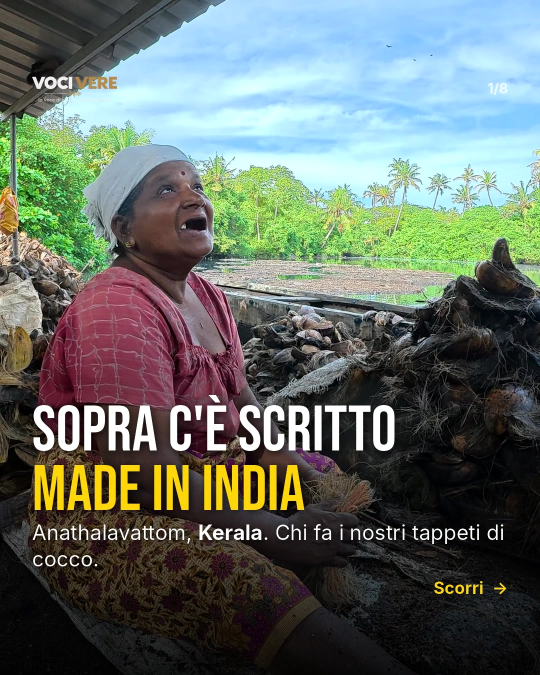
#> input picture copioni/caroselli/coir/01_YT.jpg, 1080 x 1350 px (shown at 1/2 size)
$ python -i build.py   (imports and definitions only)
#> lines starting #> are read from the running program, lines starting #| are printed output that depends on the picture
#!/usr/bin/env python3
"""Coir, le donne del coir di Anathalavattom (Chirayinkeezhu, Kerala), girato il 6/11.

    python3 projects/coir/build.py long|teaser|madeinindia|indietro|premilla|1975 [--preview]
Girato e voiceover in work/coir/raw (cartella Drive "Coir" 19zCOBK_aJ6a4SFwGffbZvDKUr-IXR8UA, rclone).
Script e testi di Copy in copioni/coir_testi.md ("SCRIPT FINALE v4" e "PER MONTAGGIO" dei verticali), musica della chat
Audio in projects/coir/audio/ (LEGGIMI), girato e scelte in projects/coir/girato.md.
Stesso motore del tè (projects/te/build.py): tagli sulla voce vera, voce pulita con RNNoise, B-roll muti.
Nuovo qui (Manuel 6/11): ogni clip parlata ha la voce portata allo stesso livello e sotto un filo del suo fondo, sempre
allo stesso livello basso (leveled()), così tra una clip e l'altra non cambia né la voce né il fondo.
"""
import glob, json, os, subprocess, sys
import numpy as np

ROOT = os.path.abspath(os.path.join(os.path.dirname(__file__), "..", ".."))
sys.path.insert(0, f"{ROOT}/tools")
from doc_render import Timeline, run, dur_of, ts, AFFTDN_FIX
from sigla import sigla_d
from voice_clean import cleaned
from reel_kit import Reel
import reel_close as RC

PREVIEW = "--preview" in sys.argv
WORK = f"{ROOT}/work/coir"
R = f"{WORK}/raw"
OUT = f"{WORK}/out"
VOCE = f"{WORK}/voce"
AUD = f"{ROOT}/projects/coir/audio"
VO = f"{R}/voiceoverlungo.m4a"
VOV = f"{R}/voiceoververticali.m4a"
# [1 line not run here, left out]
DEF = "eq=contrast=1.03:saturation=1.05"
MUS = 0.11                     # musica sotto il VO: ~25 dB sotto la voce (LEGGIMI di Audio)


def C(k):
    """Clip DJI per le ultime 4 cifre (es. "0540" = DJI_20261106082853_0540_D.MP4)."""
    m = glob.glob(f"{R}/DJI_20261106*_{k}_D.MP4")
    assert len(m) == 1, (k, m)
    return m[0]


# [1 line not run here, left out]


def words_of(src):
    return WORDS.get(os.path.basename(src), [])


# ---------------- voce allo stesso livello, fondo uguale e basso (Manuel 6/11) ----------------
VOICE_LUFS = -18.0
FLOOR_DB = -56.0               # fondo nelle pause, uguale per tutte le clip


def _pcm(path, af="anull", ch=1):
    return np.frombuffer(subprocess.run(["ffmpeg", "-v", "error", "-i", path, "-map", "0:a:0", "-ac", str(ch), "-ar", "48000",
                                         "-af", af, "-f", "f32le", "-"], capture_output=True, check=True).stdout, np.float32)


# [4 lines left out: function _lufs, not called in this run]


def leveled(src):
    """Voce pulita (RNNoise) a -18 LUFS con guadagno fisso, più il fondo della clip tenuto costante a -56 dB.
    Il fondo è il suono originale meno la voce pulita (sottrazione a blocchi di 0.5 s), portato con un guadagno lento
    (finestre di 0.4 s) sempre allo stesso livello basso: un tuk-tuk che passa non sale, una clip silenziosa non viene
    alzata oltre la voce (guadagno del fondo <= guadagno della voce - 8 dB). Stessi tempi della clip (labiale invariato)."""
    out = f"{VOCE}/liv4_{os.path.splitext(os.path.basename(src))[0]}.wav"
    if os.path.exists(out):
        return out
    cv = cleaned(src, VOCE)
    gv = VOICE_LUFS - _lufs(cv)
    x = _pcm(src, "highpass=f=100,highpass=f=100").astype(np.float64)
    c = _pcm(cv).astype(np.float64)
    n = min(len(x), len(c)); x, c = x[:n], c[:n]
    res = np.copy(x)
    B = 24000
    for i in range(0, n, B):
        xc, cc = x[i:i + B], c[i:i + B]
        k = float(xc @ cc) / (float(cc @ cc) + 1e-9)
        res[i:i + B] = xc - k * cc
    h = 4800                                                     # 0.1 s
    m = n // h
    lev = 10 * np.log10((res[:m * h].reshape(m, h) ** 2).mean(1) + 1e-12)
    lev = np.convolve(lev, np.ones(4) / 4, mode="same")          # 0.4 s
    g = np.minimum(FLOOR_DB - lev, gv - 8)
    g = np.interp(np.arange(n), (np.arange(m) + 0.5) * h, g)
    # nelle pause RNNoise lascia un residuo che cambia da clip a clip: porta (gate dolce, -25 dB) fuori dalle parole,
    # con 60 ms prima e 200 ms dopo ogni tratto di voce, così le parole non perdono attacco né coda
    hv = 480
    mv = n // hv
    dv = 20 * np.log10(np.sqrt((c[:mv * hv].reshape(mv, hv) ** 2).mean(1)) + 1e-9)
    dv = np.convolve(dv, np.ones(5) / 5, mode="same")
    lo, hi = np.percentile(dv, 10), np.percentile(dv, 95)
    on = dv > lo + 0.2 * (hi - lo)          # basso: anche chi parla lontano (interprete, le donne) passa
    on = np.convolve(on.astype(float), np.ones(27), mode="full")[6:6 + mv] > 0      # -60 ms / +200 ms
    gate = np.where(on, 1.0, 10 ** (-25 / 20))
    gate = np.convolve(gate, np.ones(3) / 3, mode="same")
    gate = np.interp(np.arange(n), (np.arange(mv) + 0.5) * hv, gate)
    y = c * gate * 10 ** (gv / 20) + res * 10 ** (g / 20)
    y = np.clip(y, -0.98, 0.98).astype(np.float32)
    import soundfile as sf
    sf.write(out, np.stack([y, y], 1), 48000, subtype="PCM_16")
    print(f"livello {os.path.basename(src)}: voce {gv:+.1f} dB, fondo {np.median(lev):.0f} -> {FLOOR_DB:.0f} dB", flush=True)
    return out


# [8 lines left out: function range_gain, not called in this run]


class TL(Timeline):
    """Le clip parlate arrivano già livellate (leveled): niente loudnorm dinamico per inquadratura, che alzava il fondo."""

    # [9 lines left out: function _af, not called in this run]


# ---------------- tagli sulla voce vera (da projects/te/build.py) ----------------
_VOICED = {}


# [78 lines left out: functions voiced, snap, snap_w, tight, piece, not called in this run]


# ---------------- il lungo ----------------
class Edit:
    # [4 lines left out: function __init__, not called in this run]

    @property
    def t(self):
        return self.tl.t

    # [50 lines left out: functions b, say, vo, not called in this run]

    def label(self, text, t0, d=2.8):
        self.labels.append((t0, t0 + d, text))

    def card(self, text, t0, t1):
        self.cards.append((t0, t1, text))

    # [45 lines left out: functions ass, render, not called in this run]


def music(tl, name, t0, t1, offset=0.0, level=MUS, fin=1.0, fout=1.0):
    tl.music(t0, t1, f"{AUD}/{name}.flac", offset=offset, level=level, fin=fin, fout=fout, duck=False, norm=False)
    return offset + (t1 - t0)


# [1 line that did not run here, left out]
VO2 = f"{R}/vo_v2.m4a"          # VO13-VO18 (Drive: "Ayanikuzhivila-Arathantevila Road.m4a", 7/11)

# voiceover del lungo (voiceoverlungo.m4a e vo_v2.m4a): frasi misurate sulla voce pulita, sempre l'ultima presa ("ripeto")
V = {0: [(4.41, 5.99), (6.41, 8.83)],
     1: [(9.36, 11.22), (11.52, 14.03), (14.41, 15.33), (15.86, 18.44)],
     2: [(19.87, 23.09)], 3: [(23.94, 26.84)],
     4: [(31.07, 34.60), (35.04, 37.66)],
     5: [(40.40, 41.95), (42.33, 45.64), (46.00, 47.41)],
     6: [(51.02, 52.95), (55.12, 58.05)],                    # v2: via "Questa barca ne ha cinquanta" (lo dice 0024)
     7: [(61.32, 62.76), (63.01, 65.11), (65.42, 67.52)],
     8: [(72.72, 74.65)], 9: [(75.57, 79.45)],
     10: [(80.36, 82.59), (82.89, 84.13), (84.57, 86.45)],
     11: [(99.54, 103.69), (103.98, 105.31)], "11b": [(106.45, 107.62)],
     12: [(124.52, 127.01), (127.27, 128.83), (129.15, 130.63), (130.94, 133.43), (133.86, 135.98), (136.26, 138.72)]}
V2 = {13: [(1.69, 5.67), (6.01, 6.83)], 14: [(8.21, 12.82)], 15: [(26.40, 30.85)],
      16: [(31.25, 33.32), (37.18, 39.28)], 17: [(45.81, 47.83), (48.14, 50.99)], 18: [(53.23, 53.84), (54.21, 57.58)]}
I = dict(speed=1.0, cut_gaps=False, lift=True, exact=True)   # interviste: velocità normale, tagli esatti sulle risposte
KEY = dict(speed=0.9, db=2.0)                                 # frasi chiave (Manuel 7/11): 0.9x e voce un filo più alta


# [216 lines left out: functions soft_clean, closing_visual, long_video, not called in this run]


# ================= VERTICALI (formato regole/formato_reel.md, modello projects/comorin/build.py) =================
PAD = (0.03, 0.06)
PAUSE = 0.45                 # pausa d'enfasi dopo le frasi chiave dei verticali (Manuel 6/11)
VMUS, VMUS_UP = 0.11, 0.26


# [19 lines left out: functions vphrase, at, not called in this run]


def vsize():
    return (540, 960) if PREVIEW else (1080, 1920)


# [142 lines left out: functions vreel, faster, vfinish, teaser, madeinindia, indietro and 2 more, not called in this run]


# [8 lines not run here, left out]

>>> import cv2
>>> picture = cv2.imread('../../copioni/caroselli/coir/01_YT.jpg', cv2.IMREAD_GRAYSCALE)
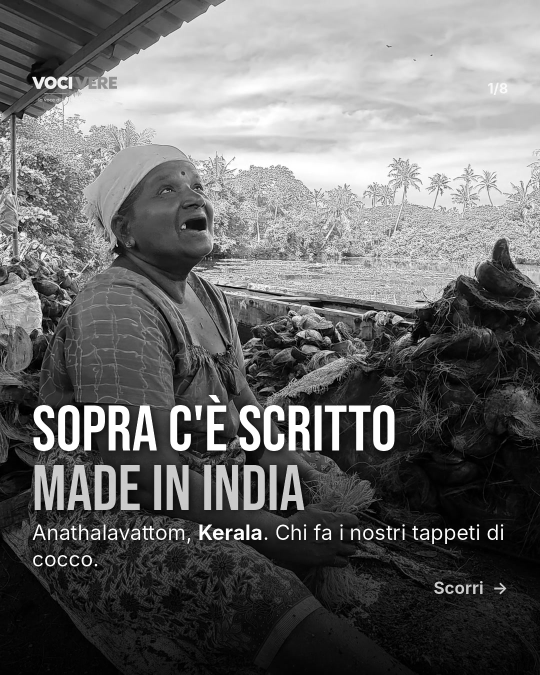
#> picture: shape (1350, 1080) (shown at 1/2 size); min 0, max 255, mean 106.3
#> (the run stopped early here; a loop or call above may not have finished)

$ run again, on copioni/caroselli/coir/05.jpg
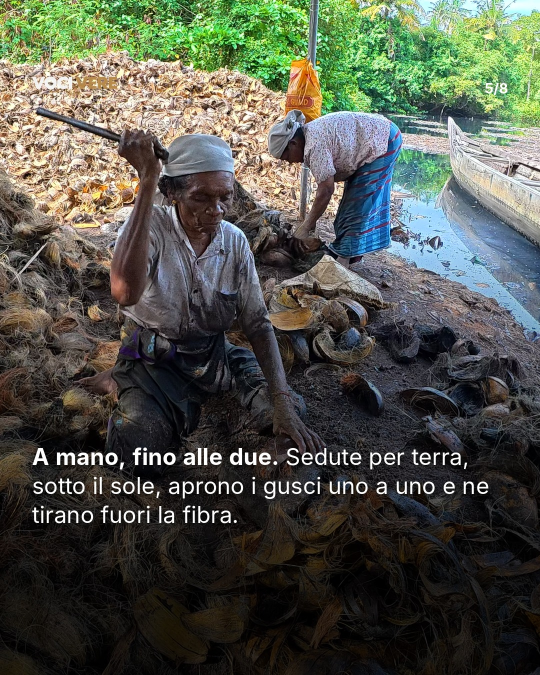
#> input picture copioni/caroselli/coir/05.jpg, 1080 x 1350 px (shown at 1/2 size)
#> `picture = cv2.imread('../../copioni/caroselli/coir/01_YT.jpg', cv2.IMR..`:
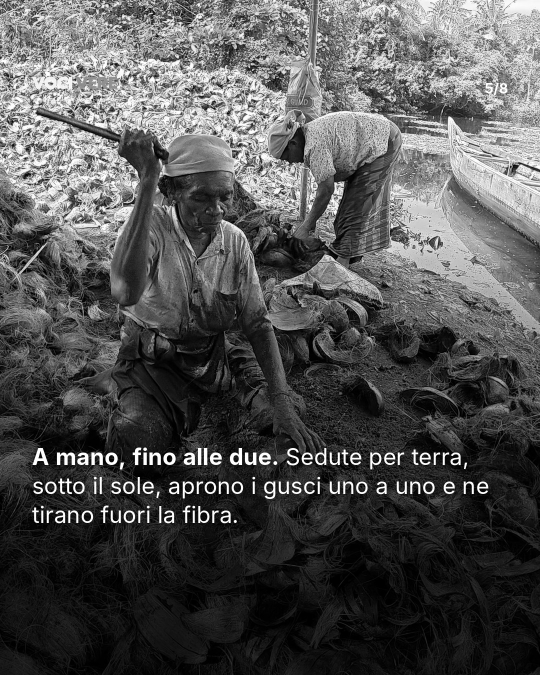
#> picture: shape (1350, 1080) (shown at 1/2 size); min 0, max 255, mean 82.4

$ run again, on copioni/caroselli/coir/06_YT.jpg
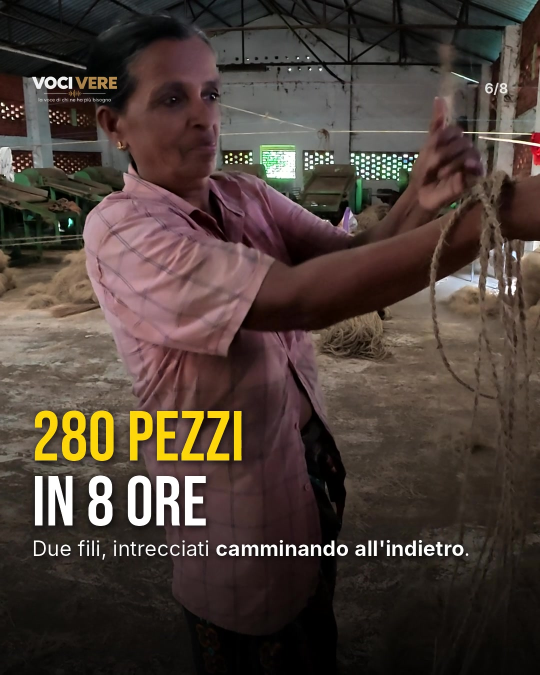
#> input picture copioni/caroselli/coir/06_YT.jpg, 1080 x 1350 px (shown at 1/2 size)
#> `picture = cv2.imread('../../copioni/caroselli/coir/01_YT.jpg', cv2.IMR..`:
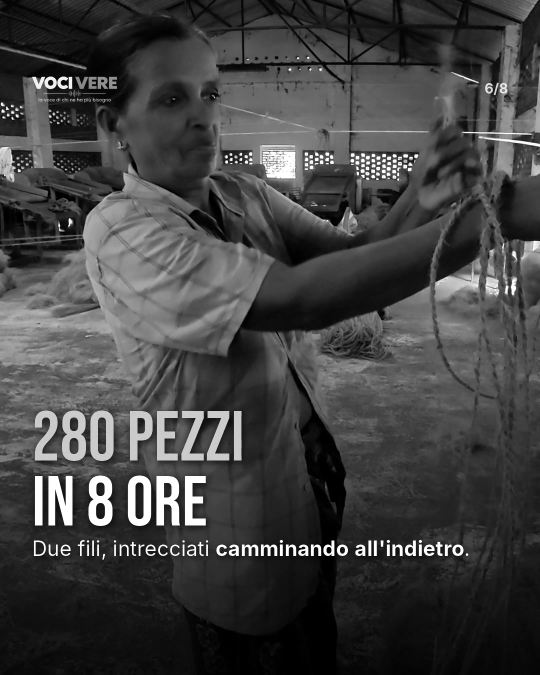
#> picture: shape (1350, 1080) (shown at 1/2 size); min 0, max 255, mean 66
